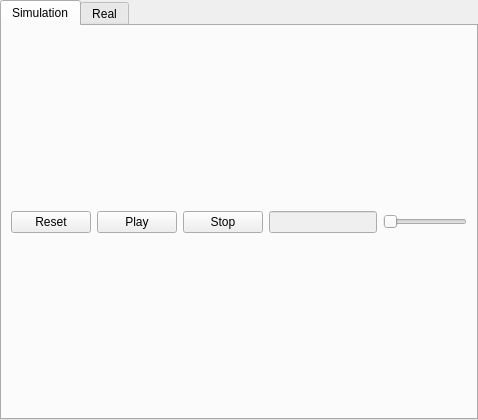
           <widget class="QTabWidget" name="Viewers">
            <property name="minimumSize">
             <size>
              <width>412</width>
              <height>420</height>
             </size>
            </property>
            <property name="currentIndex">
             <number>0</number>
            </property>
            <widget class="QWidget" name="simulation_panel">
             <attribute name="title">
              <string>Simulation</string>
             </attribute>
             <layout class="QGridLayout" name="gridLayout_4">
              <item row="1" column="2">
               <widget class="QPushButton" name="StopRVIZ_Button">
                <property name="text">
                 <string>Stop</string>
                </property>
               </widget>
              </item>
              <item row="1" column="4">
               <widget class="QSlider" name="horizontalSlider">
                <property name="orientation">
                 <enum>Qt::Horizontal</enum>
                </property>
               </widget>
              </item>
              <item row="1" column="1">
               <widget class="QPushButton" name="PlayRVIZ_Button">
                <property name="text">
                 <string>Play</string>
                </property>
               </widget>
              </item>
              <item row="0" column="0" colspan="5">
               <layout class="QGridLayout" name="rviz_panel"/>
              </item>
              <item row="1" column="0">
               <widget class="QPushButton" name="ResetRVIZ_Button">
                <property name="text">
                 <string>Reset</string>
                </property>
               </widget>
              </item>
              <item row="1" column="3">
               <widget class="QLineEdit" name="ROSTime_Text">
                <property name="enabled">
                 <bool>false</bool>
                </property>
                <property name="maximumSize">
                 <size>
                  <width>200</width>
                  <height>16777215</height>
                 </size>
                </property>
               </widget>
              </item>
             </layout>
            </widget>
            <widget class="QWidget" name="real_panel">
             <attribute name="title">
              <string>Real</string>
             </attribute>
            </widget>
           </widget>
